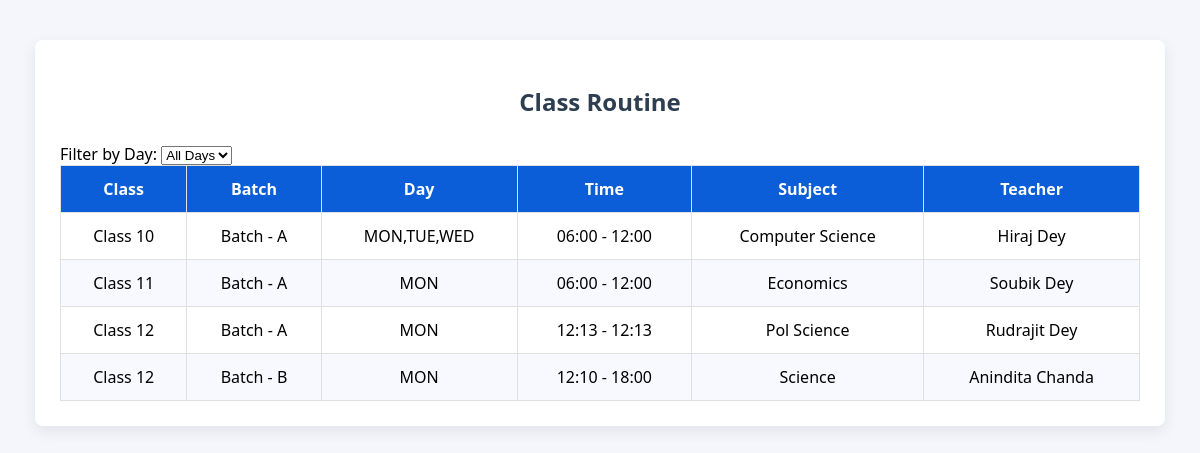
The app's page /routine/ with its own data.
### Home/models.py (models this page shows, shortened)
class Routine(models.Model):
    DAYS = [
        ('MON', 'Monday'),
        ('TUE', 'Tuesday'),
        ('WED', 'Wednesday'),
        ('THU', 'Thursday'),
        ('FRI', 'Friday'),
        ('SAT', 'Saturday'),
    ]
    class_name = models.CharField(max_length=50)
    batch = models.CharField(max_length=50)
    subject = models.CharField(max_length=100)
    teacher = models.CharField(max_length=100)
    days = models.CharField(max_length=100, default='MON', help_text="Enter days separated by commas, e.g., MON,TUE,WED")
    start_time = models.TimeField()
    end_time = models.TimeField()
    class Meta:
        ordering = ['class_name', 'batch', 'start_time']
        unique_together = (
            'class_name',
            'batch',
            'start_time',
            'end_time'
        )

### Home/views.py (the view)
# urls.py: path('routine/', views.routine_view, name='routine'),
def routine_view(request):
    selected_day = request.GET.get('day', '')
    routines = Routine.objects.all()
    if selected_day:
        routines = routines.filter(days__contains=selected_day)
    routines = routines.order_by('class_name', 'batch', 'start_time')
    days = [choice[0] for choice in Routine.DAYS]
    return render(request, 'teacher_manage/routine.html', {
        'routines': routines,
        'selected_day': selected_day,
        'days': days
    })

### templates/teacher_manage/routine.html (shortened to what this page needs)
{% load static %}
<!DOCTYPE html>
<html lang="en">
<head>
    <link rel="stylesheet" href="{% static 'css/routine.css' %}">
</head>
<body>
<div class="routine-container">
    <h2>Class Routine</h2>
    <div class="filter-container">
        <label for="day-filter">Filter by Day:</label>
        <select id="day-filter" onchange="filterByDay(this.value)">
            <option value="">All Days</option>
        </select>
    </div>
    <table class="routine-table">
        <thead>
            <tr>
                <th>Class</th>
                <th>Batch</th>
                <th>Day</th>
                <th>Time</th>
                <th>Subject</th>
                <th>Teacher</th>
            </tr>
        </thead>
        <tbody>
            {% for routine in routines %}
            <tr>
                <td>{{ routine.class_name }}</td>
                <td>{{ routine.batch }}</td>
                <td>
                        {{ routine.days }}
                    </td>
                <td>
                    {{ routine.start_time|time:"H:i" }} -
                    {{ routine.end_time|time:"H:i" }}
                </td>
                <td>{{ routine.subject }}</td>
                <td>{{ routine.teacher }}</td>
            </tr>
            {% empty %}
            <tr>
                <td colspan="6" class="no-data">No routine available</td>
            </tr>
            {% endfor %}
        </tbody>
    </table>
</div>
</body>
</html>

### static/css/routine.css (style rules this page uses)
body { margin: 0; padding: 0; background: #f4f6fb; font-family: 'Segoe UI', Tahoma, Geneva, Verdana, sans-serif; }
.routine-container { width: 90%; margin: 40px auto; background: #ffffff; padding: 25px; border-radius: 8px; box-shadow: 0 5px 15px rgba(0, 0, 0, 0.08); }
.routine-container h2 { text-align: center; margin-bottom: 25px; color: #2c3e50; }
.routine-table { width: 100%; border-collapse: collapse; }
.routine-table thead { background: #0b5ed7; color: #ffffff; }
.routine-table th, .routine-table td { padding: 12px 14px; text-align: center; border: 1px solid #e0e0e0; }
.routine-table tbody tr:nth-child(even) { background: #f8f9ff; }

### records on screen
Routine: class_name "Class 10", batch "Batch - A", days "MON,TUE,WED", start_time "06:00", end_time "12:00", subject "Computer Science", teacher "Hiraj Dey"
Routine: class_name "Class 11", batch "Batch - A", days "MON", start_time "06:00", end_time "12:00", subject "Economics", teacher "Soubik Dey"
Routine: class_name "Class 12", batch "Batch - A", days "MON", start_time "12:13", end_time "12:13", subject "Pol Science", teacher "Rudrajit Dey"
Routine: class_name "Class 12", batch "Batch - B", days "MON", start_time "12:10", end_time "18:00", subject "Science", teacher "Anindita Chanda"
